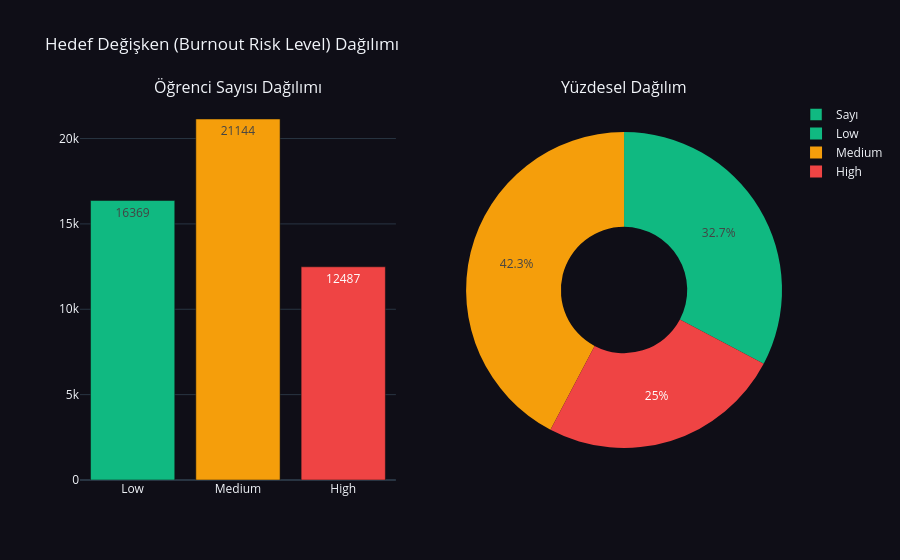

Write notebook code for a chart like this one.
### Code cell
# 2.3 Target Değişken Dağılımı
TARGET = 'Burnout_Risk_Level'

# Hedef değişkeni kategorik yaparak sıralamayı (Low -> Medium -> High) olarak sabitliyoruz
df[TARGET] = pd.Categorical(df[TARGET], categories=['Low', 'Medium', 'High'], ordered=True)

target_counts = df[TARGET].value_counts(sort=False).reset_index()
target_counts.columns = ['Risk Seviyesi', 'Öğrenci Sayısı']

fig = make_subplots(rows=1, cols=2, specs=[[{"type": "bar"}, {"type": "pie"}]],
                    subplot_titles=("Öğrenci Sayısı Dağılımı", "Yüzdesel Dağılım"))

colors = {'Low': '#10b981', 'Medium': '#f59e0b', 'High': '#ef4444'}

# Bar chart
fig.add_trace(
    go.Bar(
        x=target_counts['Risk Seviyesi'], 
        y=target_counts['Öğrenci Sayısı'],
        marker_color=[colors[r] for r in target_counts['Risk Seviyesi']],
        text=target_counts['Öğrenci Sayısı'],
        textposition='auto',
        name='Sayı'
    ),
    row=1, col=1
)

# Pie chart
fig.add_trace(
    go.Pie(
        labels=target_counts['Risk Seviyesi'], 
        values=target_counts['Öğrenci Sayısı'],
        marker=dict(colors=[colors[l] for l in target_counts['Risk Seviyesi']]),
        hole=.4,
        name='Yüzde',
        sort=False
    ),
    row=1, col=2
)

fig.update_layout(
    title_text="Hedef Değişken (Burnout Risk Level) Dağılımı",
    template="plotly_dark",
    paper_bgcolor='#0f0e17',
    plot_bgcolor='#0f0e17',
    showlegend=True
)
fig.show()

try:
    fig.write_image(f"{FIGURES_DIR}eda_target_distribution.png", scale=2)
    print("Grafik kaydedildi: eda_target_distribution.png")
except Exception as e:
    print(f"Kaydetme başarısız: {e}")

### Figure 1 — Plotly figure (JSON) as saved in the notebook; plotly's stock layout.template omitted (floating-point values rounded to 4 significant figures)
{"data": [{"marker": {"color": ["#10b981", "#f59e0b", "#ef4444"]}, "name": "Sayı", "text": [16370.0, 21140.0, 12490.0], "textposition": "auto", "type": "bar", "x": ["Low", "Medium", "High"], "xaxis": "x", "y": [16369, 21144, 12487], "yaxis": "y"}, {"domain": {"x": [0.55, 1.0], "y": [0.0, 1.0]}, "hole": 0.4, "labels": ["Low", "Medium", "High"], "marker": {"colors": ["#10b981", "#f59e0b", "#ef4444"]}, "name": "Yüzde", "sort": false, "type": "pie", "values": [16369, 21144, 12487]}], "layout": {"annotations": [{"font": {"size": 16}, "showarrow": false, "text": "Öğrenci Sayısı Dağılımı", "x": 0.225, "xanchor": "center", "xref": "paper", "y": 1.0, "yanchor": "bottom", "yref": "paper"}, {"font": {"size": 16}, "showarrow": false, "text": "Yüzdesel Dağılım", "x": 0.775, "xanchor": "center", "xref": "paper", "y": 1.0, "yanchor": "bottom", "yref": "paper"}], "paper_bgcolor": "#0f0e17", "plot_bgcolor": "#0f0e17", "showlegend": true, "title": {"text": "Hedef Değişken (Burnout Risk Level) Dağılımı"}, "xaxis": {"anchor": "y", "domain": [0.0, 0.45]}, "yaxis": {"anchor": "x", "domain": [0.0, 1.0]}}}
